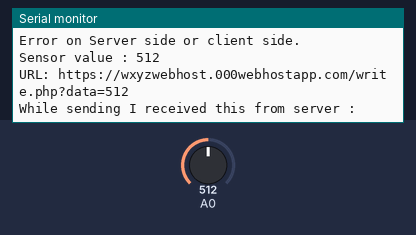
Bench run of a sketch on a simulated ESP8266 (NodeMCU). On the bench: the last lines printed to the serial monitor. The inputs (shaded band) are chosen by the test bench; at power-on: A0 = 512. WiFi joins after 1.5 s; servers stay silent unless stated; uploads are accepted with an empty reply.

Above: at 13.1 s.
13.2 s: A0 set to 716
At 14.5 s:
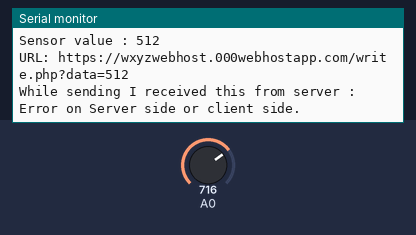
16.8 s: A0 set to 900
At 18.61 s:
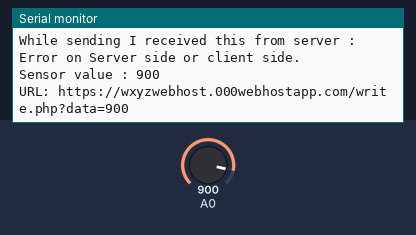
Timing chart, 0 to 20.1 s (numbered marks = the images above; inputs shaded):
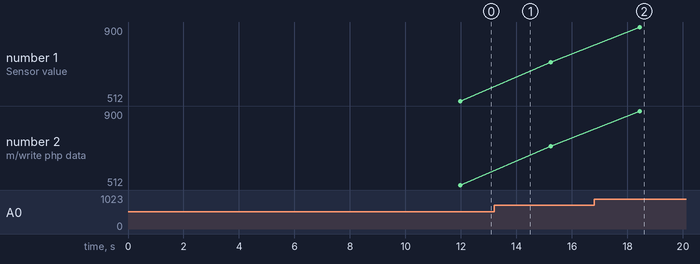

Measured:
- after the input at 16.8 s, the serial monitor: prints a new line after 1.6 s (image 2)
- plotted number 1: 512 → 716 after the input at 13.2 s, 716 → 900 after the input at 16.8 s
- plotted number 2: 512 → 716 after the input at 13.2 s, 716 → 900 after the input at 16.8 s

The sketch:

wifi.ino
```cpp
#include <ESP8266WiFi.h>
#include <ESP8266HTTPClient.h>
char* ssid = "FTTH-bsnl";
char* password = "Venkat469";
int sensorValue;
#define FINGERPRINT "5bfbd1d449d30fa9c6400334bae02405aad2e201"

int sendmessage(String d)
{
 int sres,net;
 if (WiFi.status()==WL_CONNECTED)
 {
 HTTPClient http;
 String url="https://wxyzwebhost.000webhostapp.com/write.php?data="+d;
 Serial.println("URL: "+url);
 http.begin(url, "5bfbd1d449d30fa9c6400334bae02405aad2e201");
 http.addHeader("Content-Type","text/plain");
 int httpCode=http.GET();
 String payload=http.getString();
 Serial.println("While sending I received this from server : "+payload);
 if (payload=="SUCCESS. Data written in file.")
 {
 sres=1;
 net=1;
 }
 else
 {
 sres=0;
 net=0;
 }
 http.end();
 }
 else
 {
 Serial.println("Internet Problem!");
 net=0;
 }
 return(sres && net);
}
void setup()
{
 Serial.begin(9600);
 WiFi.begin(ssid,password);
 while(WiFi.status() !=WL_CONNECTED)
 {
  Serial.println("Waiting for connection");
 delay(500);
 Serial.println("Waiting for connection");
 }

 Serial.println("Connected...");
 delay(1000);
 if (WiFi.status() ==WL_CONNECTED)
 {
 Serial.println("Wi-Fi Connected!");
 Serial.print("IP Address: ");
 Serial.println(WiFi.localIP());
 }
 delay(2000);
 Serial.println("Sending message to server espcomm");
 delay(5000);
 int res=sendmessage("Message_from_ESP8266");
 delay(1000);
 if (res==1)
 {
 Serial.println("Send Successfully");
 }
 else
 {
 Serial.println("Error on Server side or client side.");
 }
 int res1=sendmessage("Bikenum:7932");
 delay(1000);
 if (res1==1)
 {
 Serial.println("Send Successfully");
 }
 else
 {
 Serial.println("Error on Server side or client side.");
 } }
void loop()
{
 sensorValue = analogRead(A0);
 Serial.print("Sensor value : ");
 Serial.println(sensorValue,DEC);
 int res=sendmessage((String)sensorValue);
 delay(1000);
 if (res==1 )
 {
 Serial.println("Send Successfully");
 }
 else
 {
 Serial.println("Error on Server side or client side.");
 }
 delay(2000);
 }
```
